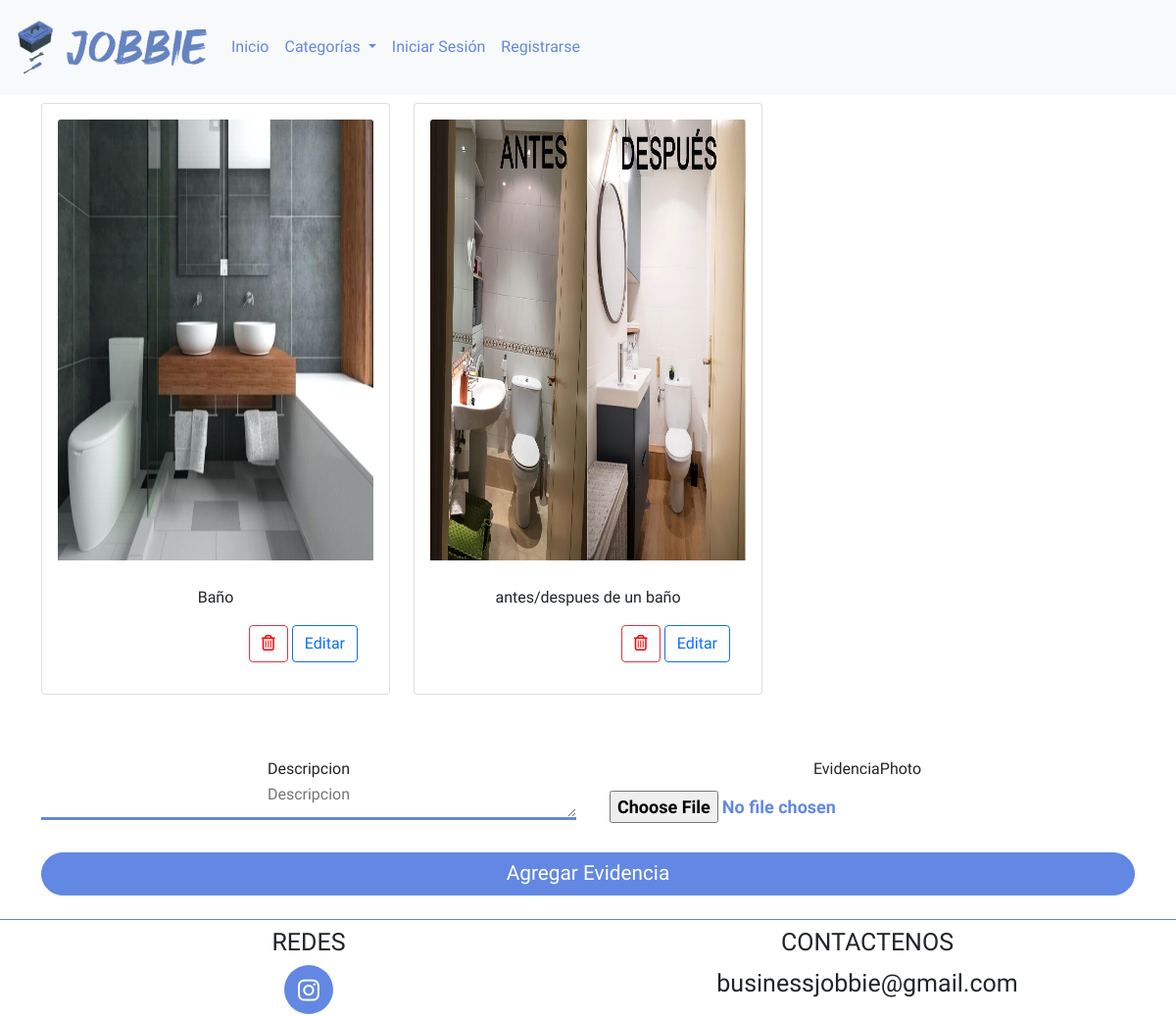
Screenshot of /galeria/4/ with the database file from the repository.
### core/perfiles/models.py (models this page shows, shortened)
class Evidencias(models.Model):
    descripcion=models.TextField(verbose_name="Descripcion", blank=False, null=False, default=None)
    evidenciaPhoto=models.ImageField(default=None, upload_to='evidencias/%m/%d/', blank=False, null=False)
    trabajador=models.ForeignKey(Users, verbose_name="Trabajador", on_delete=models.PROTECT, blank=True, default=None)
    class Meta:
        verbose_name='Evidencia trabajador'
        verbose_name_plural='Evidencias trabajadores'
        db_table="Evidencias"
    def get_image(self):
        if self.evidenciaPhoto:
            return '{}{}'.format(MEDIA_URL,self.evidenciaPhoto)

### core/perfiles/views.py (the view, shortened to what this page needs)
# urls.py: path('galeria/<int:pk>/', views.evidenciasTrabajadores.as_view(), name='galeriaPropia'),
class evidenciasTrabajadores(UpdateView, DetailView):
    model=Users
    model_evidencias=Evidencias
    template_name='users/evidencias.html'
    form_class=evidencias
    def get_context_data(self, **kwargs):
        context = super().get_context_data(**kwargs)
        pk=self.kwargs.get('pk',0)
        persona=self.model.objects.get(id=pk)
        if 'form' not in context:
            context['form']=self.form_class()
        if 'form2' not in context:
            context['form2']=self.form_class()
        if 'especialidades' not in context:
            context['especialidades']=Skills.objects.all()
        if 'evidencias' not in context:
            context['evidencias']=self.model_evidencias.objects.filter(trabajador=pk)
        context['title']='Galeria'
        context['id']=pk
        return context

### core/perfiles/forms.py
class evidencias(ModelForm):
    class Meta:
        model=Evidencias
        fields=('descripcion', 'evidenciaPhoto')
        widgets = {
            'descripcion':forms.Textarea(attrs={
                'placeholder':'Descripcion',
                'class':'text-center form-input'
            }),
            'evidenciaPhoto':forms.FileInput(attrs={
                'class':'form-input-img'
            })
        }

### templates/users/evidencias.html (shortened to what this page needs)
{% extends 'layout/layout.html' %}
{% load static %}
{% block links %}
    <link href="https://cdn.jsdelivr.net/npm/bootstrap@5.0.2/dist/css/bootstrap.min.css" rel="stylesheet">
    <link rel="stylesheet" href={% static 'styles/style.css' %} />
    <link rel="stylesheet" href={% static 'styles/styleUsers.css' %} />
{% endblock links %}
{% block body %}
{% include 'layout/componentes/generales/header.html' %}
<div class="container mb-4">
    <div class="row">
        {% for evidencia in evidencias %}
           {% include 'layout/componentes/perfil/cardEvidencias.html' %}
        {% endfor %}
    </div>
    <div class="row mt-5">
        <form class="login-form col-12 col-md-12" method='POST' enctype="multipart/form-data">
            <div class="row">
                {% for field in form %}
                    <div class="col-11 col-md-6 mt-3">
                        <div class="text-center">{{field.label}}</div>
                        {{field}}
                    </div>
                {% endfor %}
            </div>
            <input type="submit" value="Agregar Evidencia" class="btn-login w-100 mt-3"/>
        </form>
    </div>
</div>
{% include 'layout/componentes/generales/footer.html' %}
{% endblock body%}

### templates/layout/componentes/perfil/cardEvidencias.html (shortened to what this page needs)
<div class="col-12 col-md-4 card-galeria mt-2">
    <div class="card p-3">
        <img src={{evidencia.get_image}} class="img-fluid card-img-top imgGaleria" alt={{evidencia.descripcion}}>
        <div class="card-body">
            <p class="card-text">{{evidencia.descripcion}}</p>
            <div class="d-flex justify-content-end">
                <button type="button" class="btn btn-outline-danger" data-bs-toggle="modal" data-bs-target="#modalEliminar{{evidencia.id}}">
                    <i class="fa-regular fa-trash-can" style="color:red;"></i>
                </button>
                <button type="button" class="btn btn-outline-primary ms-1" data-bs-toggle="modal" data-bs-target="#modalEditar{{evidencia.id}}">
                    Editar
                </button>
            </div>
        </div>
    </div>
</div>

### static/styles/style.css (style rules this page uses)
body { font-family: 'Dosis', sans-serif; }
.btn-login { border-radius: 3rem; width: 45%; border: 1px solid #6288E3; line-height: 1.6rem; font-size: 1.3rem; background-color: #6288E3; color: #ffffff; padding: 0.5rem 0; transition: 0.3s ease-in-out all; font-weight: 500; }

### static/styles/styleUsers.css (style rules this page uses)
body { font-family: 'Dosis', sans-serif; }
.form-input { width: 100%; height: 40px; border: none; border-bottom: #6288E3 3px solid; text-align: left; margin-bottom:10px; outline: none; }
.form-input-img { background-color: transparent; color: #6288E3; font-size: 18px; font-weight: bold; margin: 0 auto 0; min-height: 15px; overflow: hidden; padding: 10px; position: relative; text-align: left; width: 100%; }
p { display: block; text-align: center; margin-top:10px }
.imgGaleria { position: relative; width: 100%; height:450px; }

### rows the page displays
Evidencias: get_image (picture), descripcion "Baño"
Evidencias: get_image (picture), descripcion "antes/despues de un baño"

### other values shown
{{ field.label }} "Descripcion" "EvidenciaPhoto"
